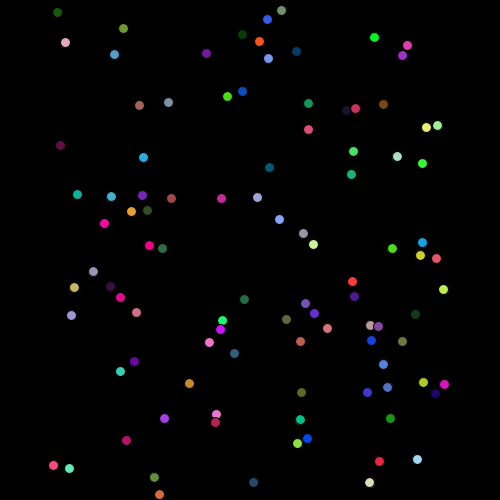
Frame 1 (no input)
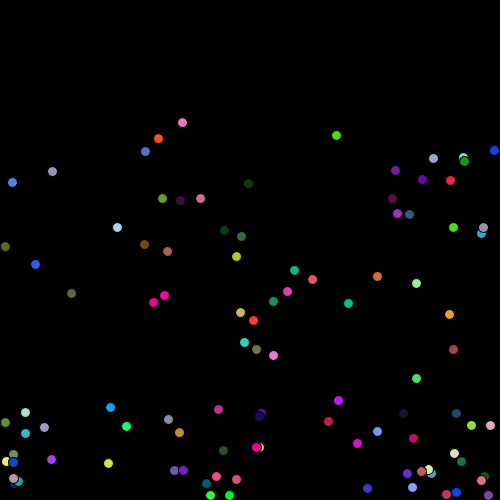
Frame 60 (the mouse pressed at the canvas centre just before this capture)
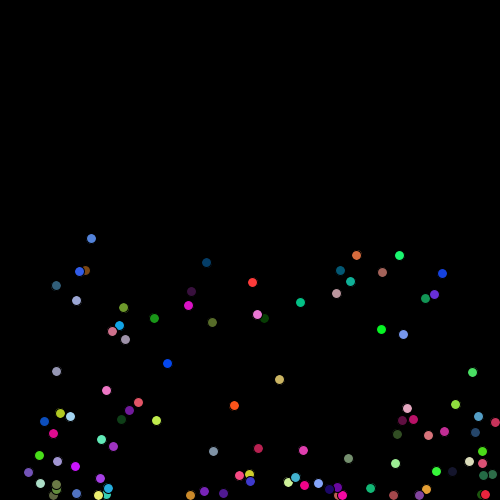
Frame 120 (the mouse held since frame 60 and released just before this capture)

The Processing sketch that drew these frames (run headless with seeded random() and noise(); from frame 60 on, the mouse is pressed at the canvas centre):

// Processing sketch: eind_opgave
// ── eind_opgave.pde
int num = 100;


Particle[] particle = new Particle[num];

class Particle {
  float r = 10;
  float x = 250;
  float y = 0;
  float gravity = 0.6;
  float x_speed = 20;
  float y_speed = 0;
  float friction = 0.85  ;
  float red = random(255);
  float green = random(255);
  float blue = random(255);  
  
  Particle(float x, float y, float x_speed, float y_speed){
    this.x = x;
    this.y = y;
    this.x_speed = x_speed;
    this.y_speed = y_speed;
  }
  
  void part() {
    fill(red, green, blue);
    ellipse(x,y,r,r);
    y_speed += gravity;
    x += x_speed;
    y += y_speed;
    
     
    // verander de directie waar de Particle heen gaan als hij tegen de muren aan komt
    if (y > height - r/2) {
      y_speed *= -1;
      y_speed *= friction;
      x_speed *= friction;
    }
    
    if (x > width - r/2 || x < 0 + r/2) {
      x_speed *= -1;
      x_speed *= friction;
    }
    
    
    //hou Particle binnen doos
    while (y > height - r/2) {
      y = height - r/2;
    }
    
    while (x > width - r/2) {
      x = width - r/2;
    }
    while (x < 0 + r/2) {
      x = r/2;
    }
  }
}
void setup() {
  size(500, 500);
  frameRate(60);
  //setup nieuwe particles
  for (int i = 0; i < particle.length; i++) {
    particle[i] = new Particle(50 + random(width - 100), random(height), random(30), random(10));
  }
}


void draw(){
  background(0, 0, 0);
  
  //check collisions
  for (int counter = 0; counter < particle.length; counter++)
  {
    for (int i = counter; i < particle.length; i++) {
      if (counter != i && dist(particle[counter].x, particle[counter].y, particle[i].x, particle[i].y) < particle[0].r) {
        float x_speed = particle[counter].x_speed;
        float y_speed = particle[counter].y_speed;
        particle[counter].x_speed = particle[i].x_speed;
        particle[i].x_speed = x_speed;
        particle[counter].y_speed = particle[i].y_speed;
        particle[i].y_speed = y_speed;
      }
    }
  }
  //beweging loopen
  for (int i = 0; i < particle.length; i++) {
    particle[i].part();
  }
}
